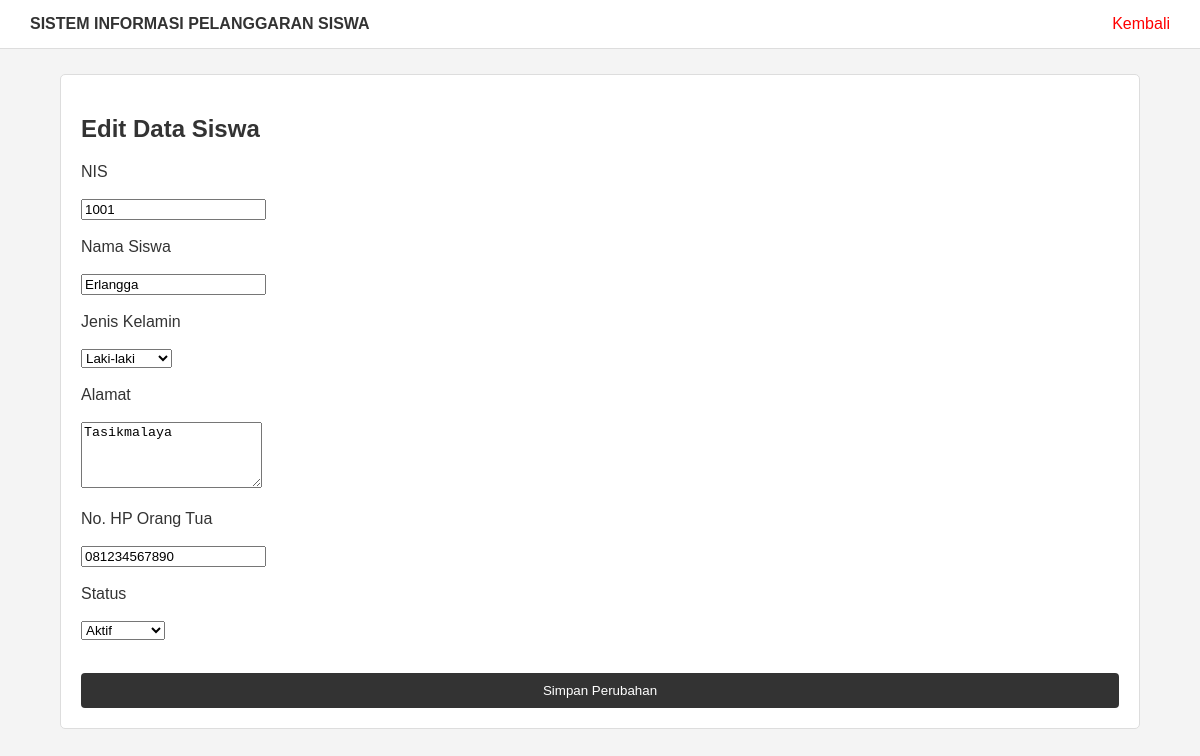
/edit_siswa.php?id=1, run on the app's committed database.
### tables this page shows
CREATE TABLE `siswa` (
  `id` int(11) NOT NULL,
  `nis` varchar(30) NOT NULL,
  `nisn` varchar(20) DEFAULT NULL,
  `nama` varchar(150) NOT NULL,
  `jenis_kelamin` char(1) DEFAULT NULL,
  `tanggal_lahir` date DEFAULT NULL,
  `alamat` text DEFAULT NULL,
  `no_hp_ortu` varchar(20) DEFAULT NULL,
  `aktif` tinyint(1) DEFAULT 1,
  `status_aktif` tinyint(1) DEFAULT 1,
  `created_at` timestamp NOT NULL DEFAULT current_timestamp(),
  `updated_at` timestamp NOT NULL DEFAULT current_timestamp() ON UPDATE current_timestamp()
);

### edit_siswa.php (the view, shortened to what this page needs)
<?php
include "database.php";
$id = $_GET['id'] ?? 0;
$query = mysqli_query($koneksi, "
    SELECT *
    FROM siswa
    WHERE id='$id'
");
$data = mysqli_fetch_assoc($query);
?>
<!DOCTYPE html>
<html>
<head>
    <link rel="stylesheet" href="style.css">
</head>
<body>
<div class="header">
    <b>SISTEM INFORMASI PELANGGARAN SISWA</b>
    <a href="siswa.php">
        Kembali
    </a>
</div>
<div class="container">
    <div class="box">
        <h2>Edit Data Siswa</h2>
        <form method="POST">
            <label>NIS</label>
            <br><br>
            <input
                type="text"
                name="nis"
                value="<?= htmlspecialchars($data['nis']); ?>"
                required
            >
            <br><br>
            <label>Nama Siswa</label>
            <br><br>
            <input
                type="text"
                name="nama"
                value="<?= htmlspecialchars($data['nama']); ?>"
                required
            >
            <br><br>
            <label>Jenis Kelamin</label>
            <br><br>
            <select name="jenis_kelamin" required>
                <option value="L"
                    <?= $data['jenis_kelamin'] == 'L' ? 'selected' : ''; ?>>
                    Laki-laki
                </option>
            </select>
            <br><br>
            <label>Alamat</label>
            <br><br>
            <textarea
                name="alamat"
                rows="4"
            ><?= htmlspecialchars($data['alamat'] ?? ''); ?></textarea>
            <br><br>
            <label>No. HP Orang Tua</label>
            <br><br>
            <input
                type="text"
                name="no_hp_ortu"
                value="<?= htmlspecialchars($data['no_hp_ortu'] ?? ''); ?>"
            >
            <br><br>
            <label>Status</label>
            <br><br>
            <select name="aktif">
                <option value="1"
                    <?= $data['aktif'] == 1 ? 'selected' : ''; ?>>
                    Aktif
                </option>
            </select>
            <br><br>
            <button
                type="submit"
                name="update"
                class="btn"
            >
                Simpan Perubahan
            </button>
        </form>
    </div>
</div>
</body>
</html>

### style.css (style rules this page uses)
* { box-sizing: border-box; }
body { margin: 0; font-family: Arial, sans-serif; background: #f4f4f4; color: #333; }
.btn { width: 100%; padding: 10px; margin-top: 15px; border: none; background: #333; color: white; border-radius: 4px; cursor: pointer; }
.header { background: white; border-bottom: 1px solid #ddd; padding: 15px 30px; }
.header a { float: right; color: red; text-decoration: none; }
.container { width: 90%; max-width: 1100px; margin: 25px auto; }
.box { background: white; border: 1px solid #ddd; border-radius: 5px; padding: 20px; margin-bottom: 20px; }

### data on the page
siswa: nis "1001", nama "Erlangga", jenis_kelamin "Laki-laki", alamat "Tasikmalaya", no_hp_ortu "081234567890", aktif "Aktif"
